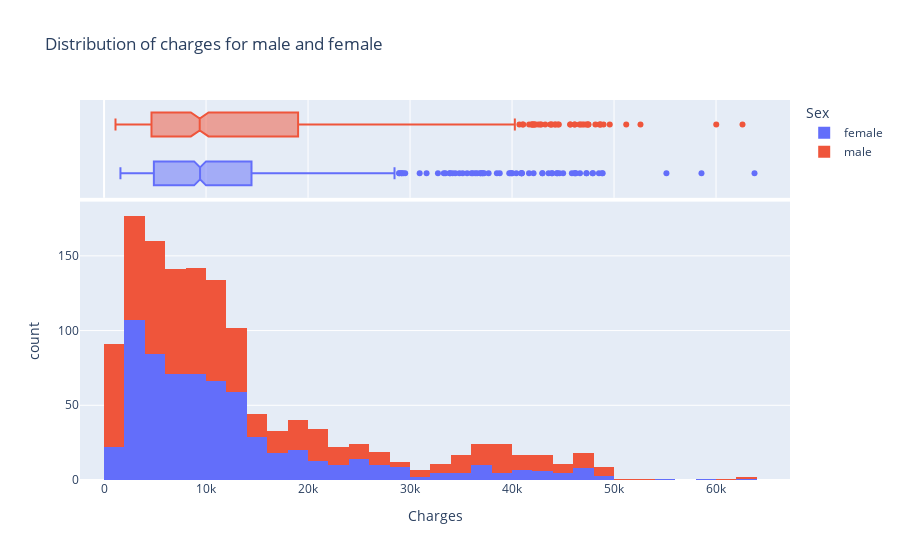

The code cell stored with this chart in its notebook:
### Code cell
fig = px.histogram(df, x="charges", color="sex",   marginal="box", title="Distribution of charges for male and female", labels={
                     "charges": "Charges",
                     "count": "Count",
                    "sex":"Sex"})
fig.show()

### Figure 1 — Plotly figure (JSON) as saved in the notebook; plotly's stock layout.template omitted (floating-point values rounded to 4 significant figures; data arrays with more than 128 entries replaced by an {"elided": "..."} marker saying what was removed)
{"data": [{"alignmentgroup": "True", "bingroup": "x", "hovertemplate": "Sex=female<br>Charges=%{x}<br>count=%{y}<extra></extra>", "legendgroup": "female", "marker": {"color": "#636efa", "pattern": {"shape": ""}}, "name": "female", "offsetgroup": "female", "orientation": "v", "showlegend": true, "type": "histogram", "x": {"elided": "662 float values"}, "xaxis": "x", "yaxis": "y"}, {"alignmentgroup": "True", "hovertemplate": "Sex=female<br>Charges=%{x}<extra></extra>", "legendgroup": "female", "marker": {"color": "#636efa"}, "name": "female", "notched": true, "offsetgroup": "female", "showlegend": false, "type": "box", "x": {"elided": "662 float values"}, "xaxis": "x2", "yaxis": "y2"}, {"alignmentgroup": "True", "bingroup": "x", "hovertemplate": "Sex=male<br>Charges=%{x}<br>count=%{y}<extra></extra>", "legendgroup": "male", "marker": {"color": "#EF553B", "pattern": {"shape": ""}}, "name": "male", "offsetgroup": "male", "orientation": "v", "showlegend": true, "type": "histogram", "x": {"elided": "675 float values"}, "xaxis": "x", "yaxis": "y"}, {"alignmentgroup": "True", "hovertemplate": "Sex=male<br>Charges=%{x}<extra></extra>", "legendgroup": "male", "marker": {"color": "#EF553B"}, "name": "male", "notched": true, "offsetgroup": "male", "showlegend": false, "type": "box", "x": {"elided": "675 float values"}, "xaxis": "x2", "yaxis": "y2"}], "layout": {"barmode": "relative", "legend": {"title": {"text": "Sex"}, "tracegroupgap": 0}, "title": {"text": "Distribution of charges for male and female"}, "xaxis": {"anchor": "y", "domain": [0, 1], "title": {"text": "Charges"}}, "xaxis2": {"anchor": "y2", "domain": [0, 1], "matches": "x", "showgrid": true, "showticklabels": false}, "yaxis": {"anchor": "x", "domain": [0, 0.7326], "title": {"text": "count"}}, "yaxis2": {"anchor": "x2", "domain": [0.7426, 1], "matches": "y2", "showgrid": false, "showline": false, "showticklabels": false, "ticks": ""}}}
